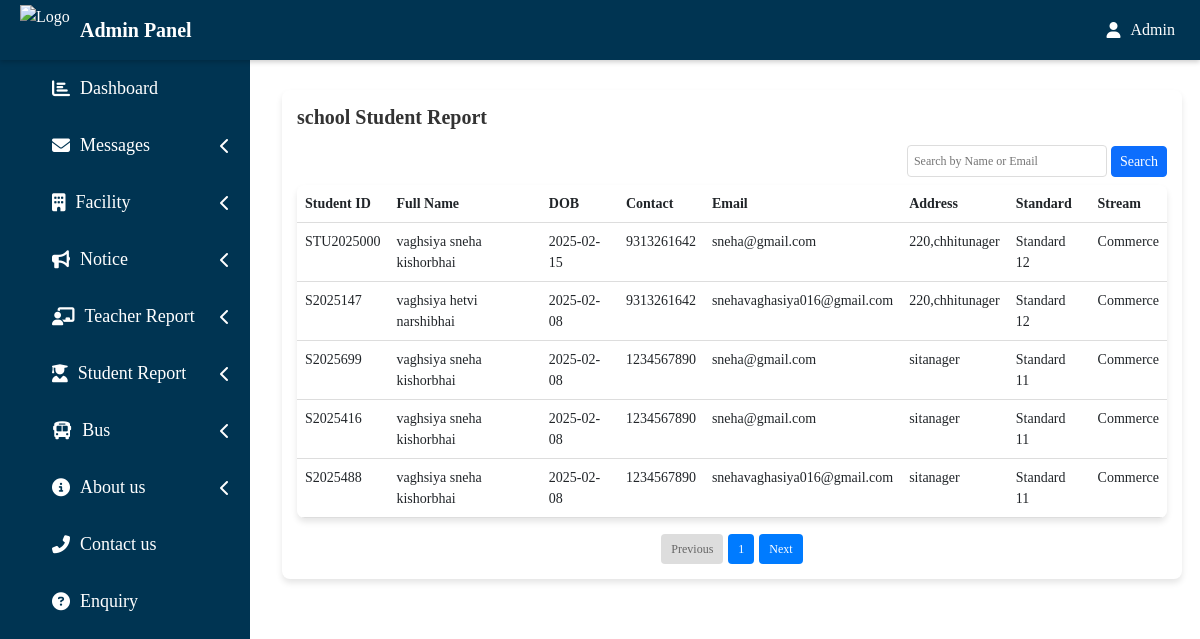
/admin/school_students.php (signed in), run on the app's committed database.
### tables this page shows
CREATE TABLE `student` (
  `id` int(11) NOT NULL,
  `student_id` varchar(10) NOT NULL,
  `full_name` varchar(100) NOT NULL,
  `dob` date NOT NULL,
  `contact` varchar(15) NOT NULL,
  `email` varchar(100) NOT NULL,
  `address` text NOT NULL,
  `standard` enum('Pre-Primary','Primary','Standard 1','Standard 2','Standard 3','Standard 4','Standard 5','Standard 6','Standard 7','Standard 8','Standard 9','Standard 10','Standard 11','Standard 12') NOT NULL,
  `stream` enum('Science','Commerce','Arts') DEFAULT NULL,
  `admission_date` timestamp NOT NULL DEFAULT current_timestamp(),
  `admission_confirmed` tinyint(1) DEFAULT 0
);

### admin/school_students.php (the view, shortened to what this page needs)
<?php
$limit = 5;
$page = isset($_GET['page']) ? (int)$_GET['page'] : 1;
$page = max(1, $page);
$start = ($page - 1) * $limit;
$resultCount = mysqli_query($conn, "SELECT COUNT(*) AS total FROM student");
$totalRows = mysqli_fetch_assoc($resultCount)['total'];
$totalPages = ceil($totalRows / $limit);
$search = isset($_GET['search']) ? $_GET['search'] : '';
$whereClause = $search ? "WHERE full_name LIKE '%$search%' OR student_id LIKE '%$search%'" : "";
$query = "SELECT * FROM student $whereClause LIMIT $start, $limit";
$result = mysqli_query($conn, $query);
?>
<!DOCTYPE html>
<html lang="en">
<head>
     <link href="https://cdn.jsdelivr.net/npm/bootstrap@5.3.0/dist/css/bootstrap.min.css" rel="stylesheet">
</head>
<body>
    <?php include ('include/header.php'); ?>
    <div class="    container mt-4">
    <div class="container1">
        <fieldset>
   <legend>     <h1>school Student Report</h1></legend>
   <div class="search-bar">
        <form method="GET" >
            <input type="text" name="search" placeholder="Search by Name or Email" value="<?php echo $search; ?>">
            <button type="submit" class="btn btn-primary btn-sm">Search</button>
        </form>
    </div>
        <table class="table">
            <tr>
                <th>Student ID</th>
        <th>Full Name</th>
        <th>DOB</th>
        <th>Contact</th>
        <th>Email</th>
        <th>Address</th>
        <th>Standard</th>
        <th>Stream</th>
            </tr>
            <?php while ($row = mysqli_fetch_assoc($result)): ?>
            <tr>
               <td><?= $row['student_id'] ?></td>
        <td><?= $row['full_name'] ?></td>
        <td><?= $row['dob'] ?></td>
        <td><?= $row['contact'] ?></td>
        <td><?= $row['email'] ?></td>
        <td><?= $row['address'] ?></td>
        <td><?= $row['standard'] ?></td>
        <td><?= $row['stream'] ?></td>
            </tr>
            <?php endwhile; ?>
        </table>
        <div class="pagination">
            <?php if ($page > 1): ?>
                <a href="?page=<?php echo $page - 1; ?>&search=<?php echo $search; ?>">Previous</a>
            <?php else: ?>
                <span class="disabled">Previous</span>
            <?php endif; ?>
            <span><?php echo $page; ?></span>
            <?php if ($page < $totalPages): ?>
                <a href="?page=<?php echo $page + 1; ?>&search=<?php echo $search; ?>">Next</a>
            <?php else: ?>
                <span class="disabled">Next</span>
            <?php endif; ?>
        </div>
        </fieldset>
    </div>
    </div>
</body>
</html>

### admin/school_students.php (style rules this page uses)
.container1 { background: #fff; padding: 15px; border-radius: 8px; box-shadow: 0 4px 6px rgba(0, 0, 0, 0.1); margin-top: 90px; margin-left: 240px; margin-right: auto; width: 900px; margin-bottom: 20px; }
h1 { font-size: 20px; font-weight: 600; color: #333; }
.search-bar { display: flex; justify-content: flex-end; margin-bottom: 8px; }
.search-bar input { padding: 6px; width: 200px; border-radius: 4px; border: 1px solid #ddd; font-size: 12px; }
table { width: 100%; background: #fff; border-radius: 8px; overflow: hidden; box-shadow: 0 4px 6px rgba(0, 0, 0, 0.1); font-size: 14px; }
th, td { padding: 6px; border-bottom: 1px solid #ddd; text-align: left; }
th { background: #007bff; color: white; }
.pagination { margin-top: 15px; display: flex; justify-content: center; gap: 5px; }
.pagination a, .pagination span { padding: 6px 10px; border-radius: 4px; text-decoration: none; font-size: 12px; background: #007bff; color: white; }
.pagination .disabled { background: #ddd; color: #666; pointer-events: none; }

### admin/include/header.php (style rules this page uses)
* { margin: 0; padding: 0; font-family: times new roman; }

### data on the page
student: student "STU2025000", full_name "vaghsiya sneha kishorbhai", dob "2025-02-15", contact "9313261642", email "sneha@gmail.com", address "220,chhitunager", standard "Standard 12", stream "Commerce"
student: student "S2025147", full_name "vaghsiya hetvi narshibhai", dob "2025-02-08", contact "9313261642", email "snehavaghasiya016@gmail.com", address "220,chhitunager", standard "Standard 12", stream "Commerce"
student: student "S2025699", full_name "vaghsiya sneha kishorbhai", dob "2025-02-08", contact "1234567890", email "sneha@gmail.com", address "sitanager", standard "Standard 11", stream "Commerce"
student: student "S2025416", full_name "vaghsiya sneha kishorbhai", dob "2025-02-08", contact "1234567890", email "sneha@gmail.com", address "sitanager", standard "Standard 11", stream "Commerce"
student: student "S2025488", full_name "vaghsiya sneha kishorbhai", dob "2025-02-08", contact "1234567890", email "snehavaghasiya016@gmail.com", address "sitanager", standard "Standard 11", stream "Commerce"

### other printed values
$page "1"
